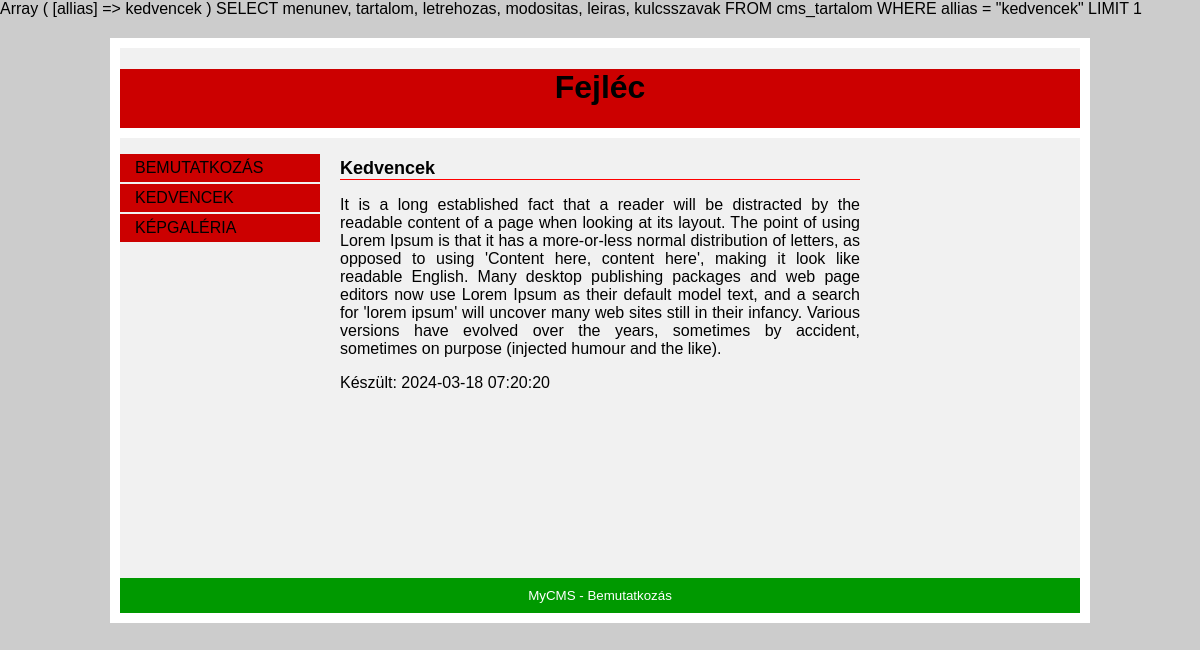
/?allias=kedvencek, run on the app's committed database.
### tables this page shows
CREATE TABLE IF NOT EXISTS `cms_tartalom` (
  `id` smallint UNSIGNED NOT NULL AUTO_INCREMENT,
  `allias` varchar(32) DEFAULT NULL,
  `sorrend` smallint UNSIGNED NOT NULL,
  `menunev` varchar(32) NOT NULL,
  `tartalom` text NOT NULL,
  `letrehozas` datetime NOT NULL,
  `modositas` datetime DEFAULT NULL,
  `leiras` text,
  `kulcsszavak` text,
  `statusz` tinyint UNSIGNED NOT NULL,
  PRIMARY KEY (`id`)
);

### index.php (the view)
<?php
require_once("adatbazis.php");
print_r($_GET);
$sql            =  "SELECT id, allias, menunev
                    FROM cms_tartalom
                    WHERE statusz = 1
                    ORDER BY sorrend ASC";
$eredmenyek     =   mysqli_query($dbconn, $sql);
$menu           =   "<ul>\n";
while ($sor     = mysqli_fetch_assoc($eredmenyek)) {
    $menu      .= "<li><a href=\"./?allias={$sor['allias']}\">{$sor['menunev']}</a></li>\n";
}
$menu          .=   "</ul>\n";
$allias         =  isset($_GET['allias']) ? $_GET['allias'] : 'bemutatkozas';
print $sql            =  "SELECT menunev, tartalom, letrehozas, modositas, leiras, kulcsszavak
                    FROM cms_tartalom
                    WHERE allias = \"{$allias}\"
                    LIMIT 1";
$eredmeny       =   mysqli_query($dbconn, $sql);
if (mysqli_num_rows($eredmeny) == 1) {
    $sor            =   mysqli_fetch_assoc($eredmeny);
    $leiras         =   $sor['leiras'];
    $kulcsszavak    =   $sor['kulcsszavak'];
    $menunev        =   $sor['menunev'];
    $tartalom       =   $sor['tartalom'];
    $letrehozas     =   $sor['letrehozas'];
}
else{
    $leiras         =   "";
    $kulcsszavak    =   "";
    $menunev        =   "Hiba";
    $tartalom       =   "<p><em>A keresett oldal nem talalhato...</em></p>";
    $letrehozas     =   date("Y-m-d H:i:s");
}
$oldalsav       =   "";
$sablon = file_get_contents("sablon.html");
$sablon = str_replace("{{menu}}",           $menu,          $sablon);
$sablon = str_replace("{{menunev}}",        $menunev,       $sablon);
$sablon = str_replace("{{tartalom}}",       $tartalom,      $sablon);
$sablon = str_replace("{{letrehozas}}",     $letrehozas,     $sablon);
$sablon = str_replace("{{leiras}}",         $leiras,        $sablon);
$sablon = str_replace("{{kulcsszavak}}",    $kulcsszavak,   $sablon);
$sablon = str_replace("{{oldalsav}}",       $oldalsav,      $sablon);
print $sablon;

### css/alap.css (style rules this page uses)
body { margin: 0; font-family: Arial; background-color: #ccc; }
#befoglalo { width: 960px; margin: 20px auto; border: solid 10px #fff; background-color: #f1f1f1; }
#fejlec { text-align: center; background-color: #c00; border-bottom: solid 10px #fff; }
#menu { width: 200px; float: left; text-transform: uppercase; }
#menu ul { padding: 0; }
#menu li { display: block; margin-bottom: 2px; list-style-type: none; }
#menu a { color: #000; display: block; padding: 5px 15px; text-decoration: none; background-color: #c00; }
#tartalom { margin: 20px 220px; min-height: 400px; }
#tartalom h2 { margin-top: 0; font-size: 18px; border-bottom: solid 1px #f00; }
#tartalom p { text-align: justify; }
#lablec { clear: both; text-align: center; background-color: #090; color: #fff; padding: 10px; }

### data on the page
cms_tartalom: sablon "Fejléc Kedvencek It is a long established fact that a reader will be distracted by the readable content of a page when looking at its layout. The point of using Lorem Ipsum is that it has a more-or-less normal distribution of letters, as opposed to using 'Content here, content here', making it look like readable English. Many desktop publishing packages and web page editors now use Lorem Ipsum as their default model text, and a search for 'lorem ipsum' will uncover many web sites still in their infancy. Various versions have evolved over the years, sometimes by accident, sometimes on purpose (injected humour and the like). Készült: 2024-03-18 07:20:20 MyCMS - Bemutatkozás", menunev "KEDVENCEK"
cms_tartalom: menunev "BEMUTATKOZÁS"
cms_tartalom: menunev "KÉPGALÉRIA"
